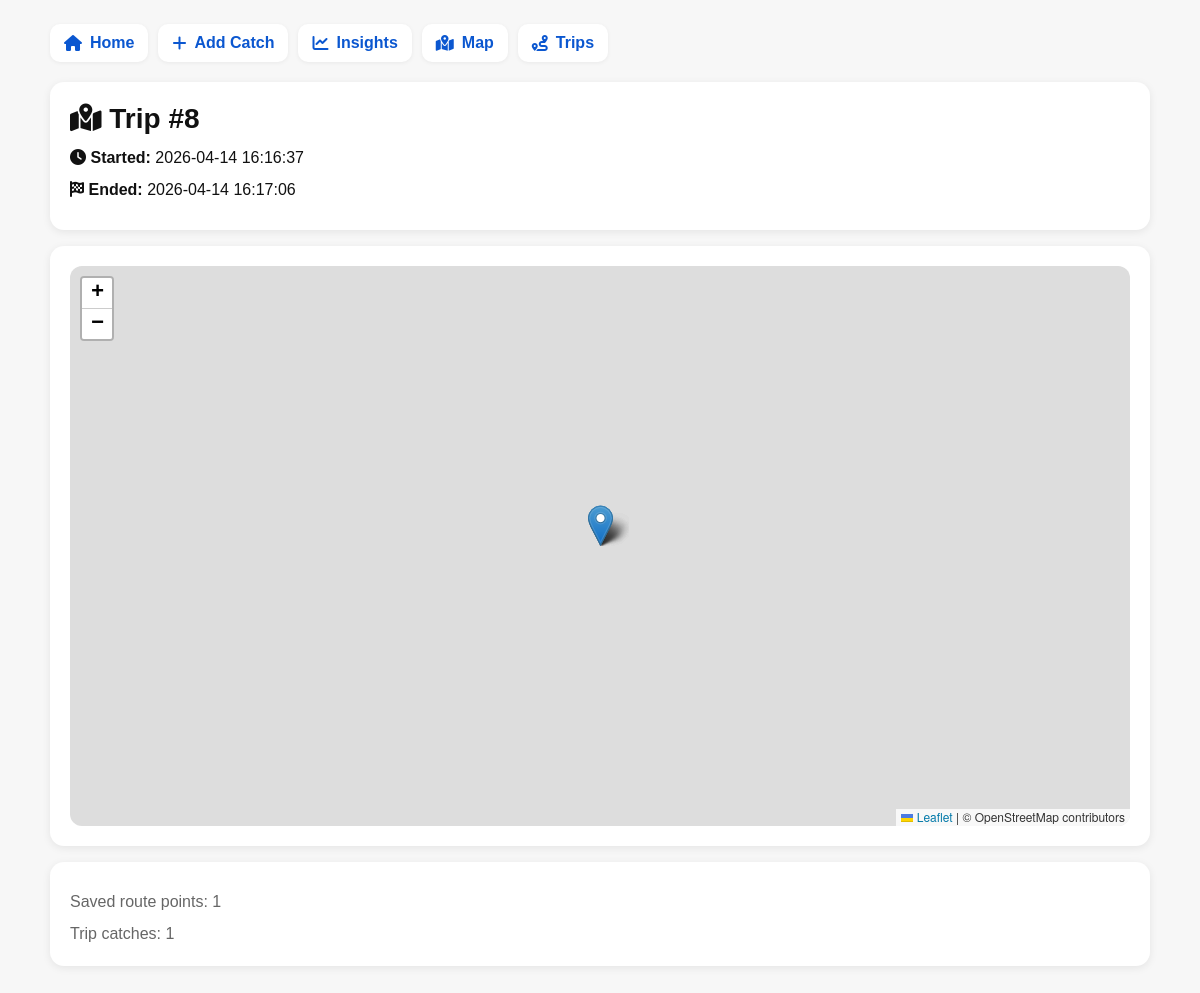
The app's page /trips/8 with its own data.
### tables this page shows
CREATE TABLE trips (
            id INTEGER PRIMARY KEY AUTOINCREMENT,
            started_at TEXT,
            ended_at TEXT,
            name TEXT,
            notes TEXT
        );

### app.py (the view)
@app.route("/trips/<int:trip_id>")
def trip_detail(trip_id):
    trip = get_trip_by_id(trip_id)
    if not trip:
        return "Trip not found", 404
    raw_points = get_trip_points(trip_id)
    trip_points = []
    for point in raw_points:
        trip_points.append({
            "latitude": point["latitude"],
            "longitude": point["longitude"],
            "timestamp": point["timestamp"],
            "accuracy": point["accuracy"]
        })
    raw_catches = get_catches_for_trip(trip_id)
    trip_catches = []
    for catch in raw_catches:
        lat_raw = clean_value(catch["photo_gps_lat"])
        lon_raw = clean_value(catch["photo_gps_lon"])
        if not lat_raw or not lon_raw:
            continue
        try:
            lat = float(lat_raw)
            lon = float(lon_raw)
        except ValueError:
            continue
        trip_catches.append({
            "id": catch["id"],
            "species": clean_value(catch["species"]) or "Unknown Species",
            "timestamp": clean_value(catch["timestamp"]) or "",
            "location": clean_value(catch["location"]) or "",
            "lure": clean_value(catch["lure"]) or "",
            "notes": clean_value(catch["notes"]) or "",
            "water_temp": clean_value(catch["water_temp"]) or "",
            "air_pressure": clean_value(catch["air_pressure"]) or "",
            "photo_path": clean_value(catch["photo_path"]) or "",
            "latitude": lat,
            "longitude": lon
        })
    return render_template(
        "trip_detail.html",
        trip=trip,
        trip_points=trip_points,
        trip_catches=trip_catches
    )

### app.py (called while the page is built)
def get_connection():
    conn = sqlite3.connect(DB_FILE)
    conn.row_factory = sqlite3.Row
    return conn

def get_trip_by_id(trip_id):
    conn = get_connection()
    cursor = conn.cursor()
    cursor.execute("SELECT * FROM trips WHERE id = ?", (trip_id,))
    trip = cursor.fetchone()
    conn.close()
    return trip

def get_trip_points(trip_id):
    conn = get_connection()
    cursor = conn.cursor()
    cursor.execute("""
        SELECT *
        FROM trip_points
        WHERE trip_id = ?
        ORDER BY id ASC
    """, (trip_id,))
    points = cursor.fetchall()
    conn.close()
    return points

def get_catches_for_trip(trip_id):
    conn = get_connection()
    cursor = conn.cursor()
    cursor.execute("""
        SELECT *
        FROM catches
        WHERE trip_id = ?
        ORDER BY id ASC
    """, (trip_id,))
    catches = cursor.fetchall()
    conn.close()
    return catches

def clean_value(value):
    if value is None:
        return None
    value = str(value).strip()
    if value == "":
        return None
    return value

### templates/trip_detail.html (shortened to what this page needs)
{% extends "base.html" %}
{% block content %}
<div class="card">
    <h1>
        <i class="fa-solid fa-map-location-dot"></i>
        {{ trip["name"] or ("Trip #" ~ trip["id"]) }}
    </h1>
    <p>
        <i class="fa-solid fa-clock"></i>
        <strong>Started:</strong> {{ trip["started_at"] or "N/A" }}
    </p>
    <p>
        <i class="fa-solid fa-flag-checkered"></i>
        <strong>Ended:</strong> {{ trip["ended_at"] or "Still active" }}
    </p>
</div>
<div class="card">
    <div id="trip-detail-map" style="width: 100%; height: 70vh; min-height: 420px; border-radius: 12px;"></div>
</div>
<div class="card">
    <p class="muted" style="margin-bottom: 8px;">Saved route points: {{ trip_points|length }}</p>
    <p class="muted" style="margin-bottom: 0;">Trip catches: {{ trip_catches|length }}</p>
</div>
{% endblock %}

### templates/base.html (style rules this page uses)
body { font-family: Arial, sans-serif; max-width: 1100px; margin: 0 auto; padding: 16px; background: #f7f7f7; color: #111; }
h1 { margin-top: 0; margin-bottom: 10px; font-size: 28px; line-height: 1.2; }
p { margin: 8px 0; line-height: 1.5; }
.card { background: white; border-radius: 14px; padding: 16px; margin-bottom: 16px; box-shadow: 0 2px 8px rgba(0,0,0,0.08); }
.muted { color: #666; }
@media (min-width: 700px) { body { padding: 24px; } }
@media (min-width: 700px) { .card { padding: 20px; } }

### records on screen
trips: name+id "Trip #8", started_at "2026-04-14 16:16:37", ended_at "2026-04-14 16:17:06"

### other values on screen
{{ trip_points|length }} "1"
{{ trip_catches|length }} "1"
